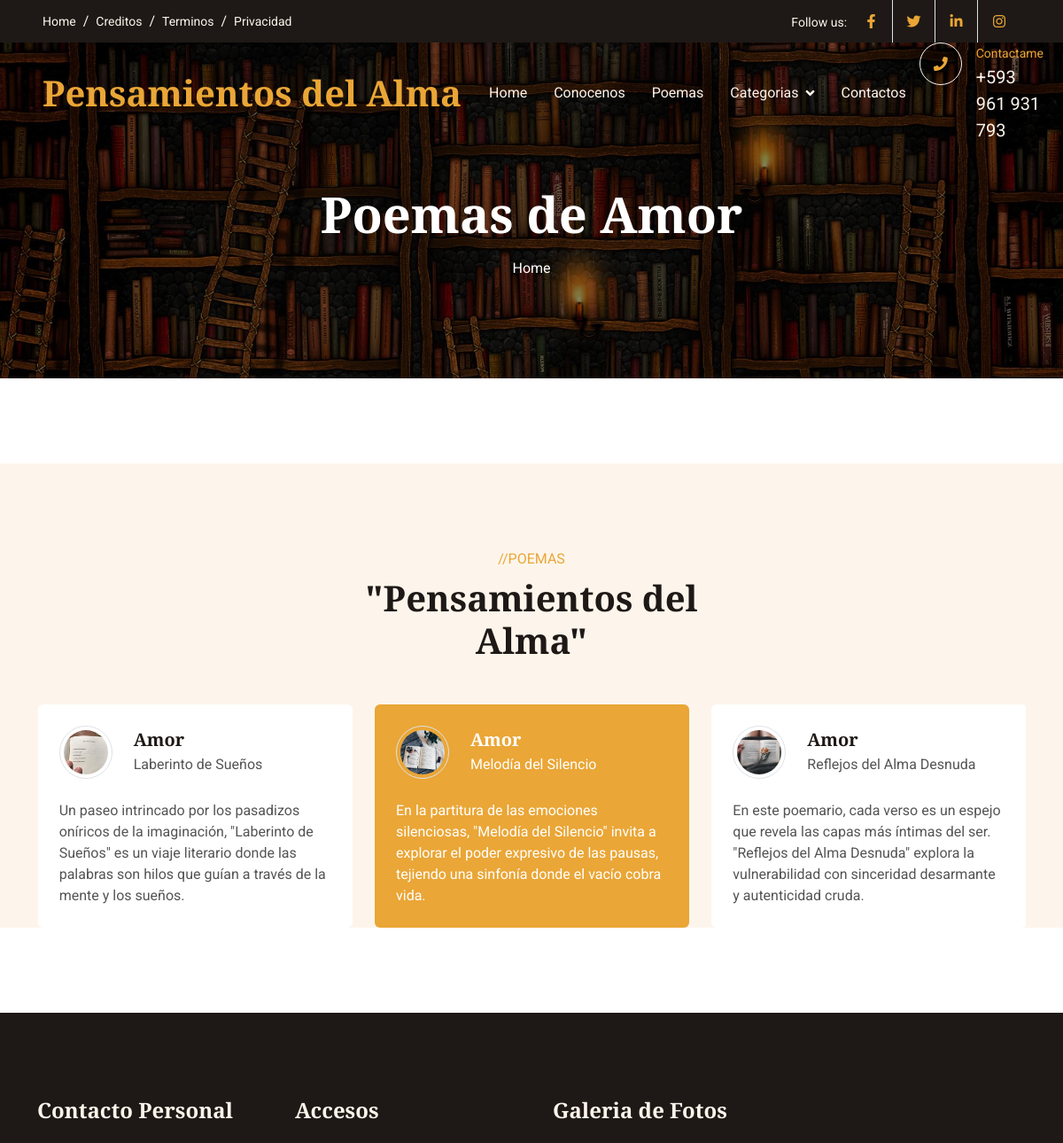
Page /amores/ (upper part) on the earlier database version.
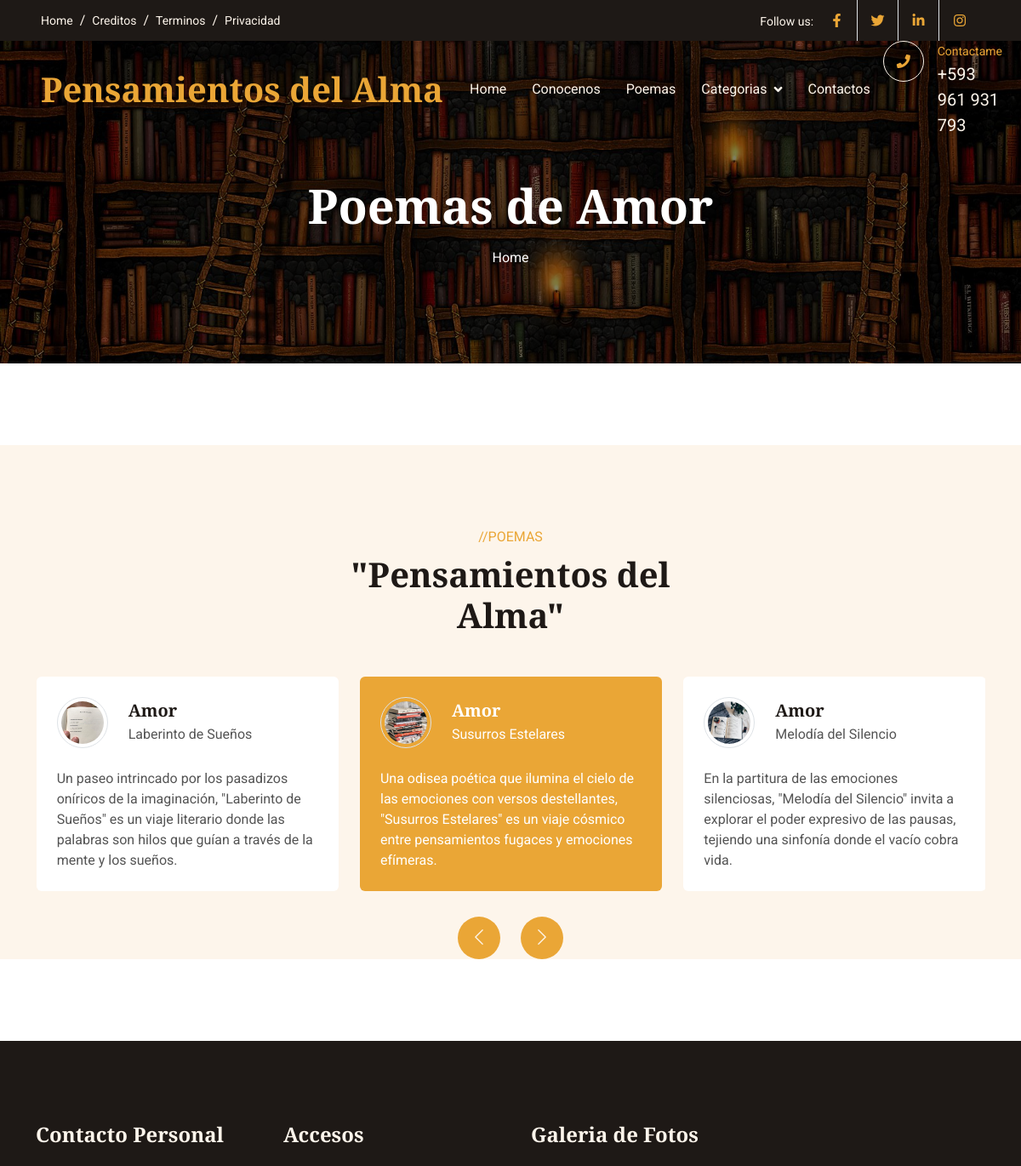
Same page on the later database version.
### amores/models.py (models this page shows, shortened)
class Amores(models.Model):
    title=models.CharField(max_length=100, verbose_name="Título")
    subtitle=models.CharField(max_length=100, verbose_name="SubTítulo")
    content=models.TextField(verbose_name="Descipción")
    image=models.ImageField(upload_to="amor", verbose_name="Imagen")
    created=models.DateTimeField(auto_now_add=True, verbose_name="Fecha de Creación")
    updated=models.DateTimeField(auto_now=True, verbose_name="Fecha de Edición")
    class Meta:
        verbose_name="Poema de Amor"
        verbose_name_plural="poemas de Amor"
        ordering=['-created']

### amores/views.py (the view)
# urls.py: path('', views.amor, name="amor"),
def amor(request):
    amores = Amores.objects.all()
    return render(request,"amores/amor.html", {'amores':amores})

### amores/templates/amores/amor.html (shortened to what this page needs)
{% extends "core/base.html" %}
{% load static %}
{% block TitleHeader %}
<h1 class="display-4 text-white animated slideInDown mb-3">Poemas de Amor</h1>
{% endblock  %}
{% block content %}
<div class="container-xxl bg-light my-6 py-6 pb-0">
    <div class="container">
        <div class="text-center mx-auto mb-5 wow fadeInUp" data-wow-delay="0.1s" style="max-width: 500px;">
            <p class="text-primary text-uppercase mb-2">//POEMAS</p>
            <h1 class="display-6 mb-4">"Pensamientos del Alma"</h1>
        </div>
        <div class="owl-carousel testimonial-carousel wow fadeInUp" data-wow-delay="0.1s">
            {% for amores in amores %}
            <div class="testimonial-item bg-white rounded p-4">
                <div class="d-flex align-items-center mb-4">
                    <img class="flex-shrink-0 rounded-circle border p-1" src="{{amores.image.url}}" alt="">
                    <div class="ms-4">
                        <h5 class="mb-1">{{amores.title}}</h5>
                        <span>{{amores.subtitle}}</span>
                    </div>
                </div>
                <p class="mb-0">{{amores.content}}</p>
            </div>
            {% endfor %}
        </div>
    </div>
</div>
{% endblock  %}

Differences in the rows shown:
no longer on this page (row unchanged): Amores: image (picture), title "Amor", subtitle "Reflejos del Alma Desnuda", content "En este poemario, cada verso es un espejo que revela las capas más íntimas del ser. \"Reflejos del Alma Desnuda\" explora la vulnerabilidad con sinceridad desarmante y autenticidad cruda."
added Amores: image (picture), title "Amor", subtitle "Susurros Estelares", content "Una odisea poética que ilumina el cielo de las emociones con versos destellantes, \"Susurros Estelares\" es un viaje cósmico entre pensamientos fugaces y emociones efímeras."
